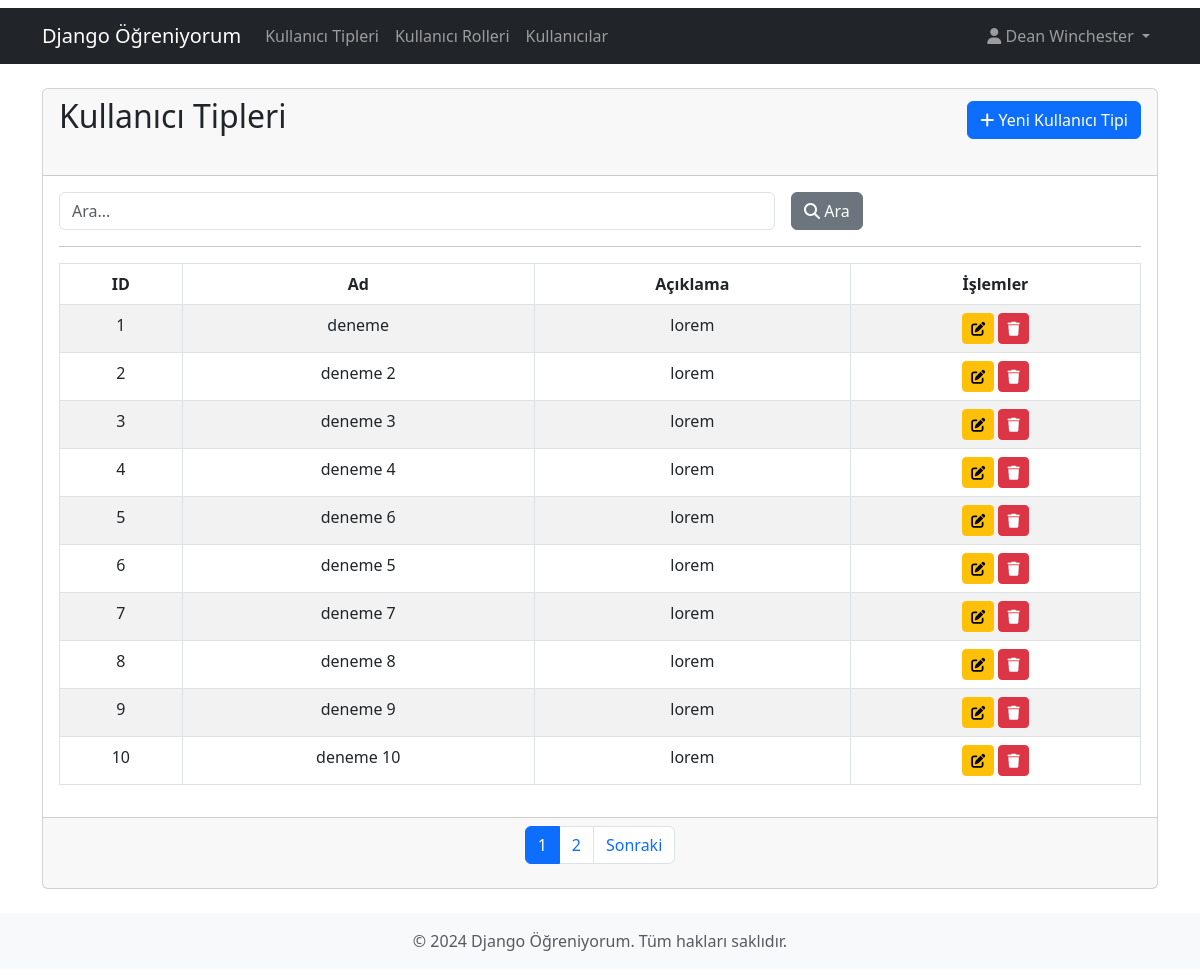
The app's page /user-types/ (signed in) with its own data.
### mysite/models.py (models this page shows, shortened)
class BaseModel(models.Model):
    created_at = models.DateTimeField(auto_now_add=True)
    updated_at = models.DateTimeField(auto_now=True)
    class Meta:
        abstract = True

class UserType(BaseModel):
    name = models.CharField(max_length=255)
    description = models.TextField()
    class Meta:
        app_label = 'mysite'
        verbose_name = 'Kullanıcı Tipi'
        verbose_name_plural = 'Kullanıcı Tipleri'

### mysite/views.py (the view)
# urls.py: path('user-types/', views.user_type_list, name='user_type_list'),
@login_required(login_url='login')
def user_type_list(request):
    search_query = request.GET.get('search', '')
    user_types = UserType.objects.all()
    if search_query:
        user_types = user_types.filter(
            Q(name__icontains=search_query) |
            Q(description__icontains=search_query)
        )
    paginator = Paginator(user_types, 10)
    page_number = request.GET.get('page')
    page_obj = paginator.get_page(page_number)
    context = {
        'user_types': page_obj,
        'search_query': search_query
    }
    return render(request, 'user_type_list.html', context)

### mysite/templates/user_type_list.html (shortened to what this page needs)
{% extends 'base.html' %}
{% block content %}
<div class="container mt-4">
    <div class="card mb-4">
        <div class="card-header">
            <div class="d-flex justify-content-between align-items-center mb-4">
                <h2>Kullanıcı Tipleri</h2>
                <a href="{% url 'user_type_create' %}" class="btn btn-primary"><i class="fas fa-plus"></i> Yeni Kullanıcı Tipi</a>
            </div>
        </div>
        <div class="card-body">
            <form method="get" class="row g-3">
                <div class="col-md-8">
                    <input type="text" name="search" class="form-control" placeholder="Ara..." value="{{ search_query }}">
                </div>
                <div class="col-md-4">
                    <button type="submit" class="btn btn-secondary"><i class="fas fa-search"></i> Ara</button>
                </div>
            </form>
            <hr>
            <div class="table-responsive">
                <table class="table table-striped text-center table-bordered table-hover">
                    <thead>
                        <tr>
                            <th>ID</th>
                            <th>Ad</th>
                            <th>Açıklama</th>
                            <th>İşlemler</th>
                        </tr>
                    </thead>
                    <tbody>
                        {% for user_type in user_types %}
                            <tr>
                                <td>{{ user_type.id }}</td>
                                <td>{{ user_type.name }}</td>
                                <td>{{ user_type.description }}</td>
                                <td>
                                    <a href="{% url 'user_type_update' user_type.pk %}" class="btn btn-sm btn-warning"><i class="fas fa-edit"></i></a>
                                    <a href="{% url 'user_type_delete' user_type.pk %}" class="btn btn-sm btn-danger" onclick="return confirm('Emin misiniz?')"><i class="fas fa-trash"></i></a>
                                </td>
                            </tr>
                        {% empty %}
                            <tr>
                                <td colspan="4" class="text-center">Kayıt bulunamadı.</td>
                            </tr>
                        {% endfor %}
                    </tbody>
                </table>
            </div>
        </div>
        <div class="card-footer">
            {% if user_types.has_other_pages %}
            <nav aria-label="Sayfalama">
                <ul class="pagination justify-content-center">
                    {% for num in user_types.paginator.page_range %}
                        {% if user_types.number == num %}
                            <li class="page-item active">
                                <span class="page-link">{{ num }}</span>
                            </li>
                        {% else %}
                            <li class="page-item">
                                <a class="page-link" href="?page={{ num }}{% if search_query %}&search={{ search_query }}{% endif %}">{{ num }}</a>
                            </li>
                        {% endif %}
                    {% endfor %}
                    {% if user_types.has_next %}
                        <li class="page-item">
                            <a class="page-link" href="?page={{ user_types.next_page_number }}{% if search_query %}&search={{ search_query }}{% endif %}">Sonraki</a>
                        </li>
                    {% endif %}
                </ul>
            </nav>
        {% endif %}
        </div>
    </div>
</div>
{% endblock %}

### mysite/templates/base.html (shortened to what this page needs)
{% load static %}
<!DOCTYPE html>
<html lang="tr">
<head>
    <link href="https://cdn.jsdelivr.net/npm/bootstrap@5.3.0/dist/css/bootstrap.min.css" rel="stylesheet">
    <link href="https://cdnjs.cloudflare.com/ajax/libs/font-awesome/6.0.0/css/all.min.css" rel="stylesheet">
    <link href="https://cdnjs.cloudflare.com/ajax/libs/toastr.js/latest/toastr.min.css" rel="stylesheet">
</head>
<body class="my-2">
    <nav class="navbar navbar-expand-lg navbar-dark bg-dark">
        <div class="container">
            <a class="navbar-brand">Django Öğreniyorum</a>
            <div class="collapse navbar-collapse" id="navbarNav">
                <ul class="navbar-nav me-auto">
                    {% if user.is_authenticated %}
                        <li class="nav-item">
                            <a class="nav-link" href="{% url 'user_type_list' %}">Kullanıcı Tipleri</a>
                        </li>
                        <li class="nav-item">
                            <a class="nav-link" href="{% url 'user_role_list' %}">Kullanıcı Rolleri</a>
                        </li>
                        <li class="nav-item">
                            <a class="nav-link" href="{% url 'profile_list' %}">Kullanıcılar</a>
                        </li>
                    {% endif %}
                </ul>
                <ul class="navbar-nav">
                    {% if user.is_authenticated %}
                        <li class="nav-item dropdown">
                            <a class="nav-link dropdown-toggle" href="#" id="navbarDropdown" role="button" data-bs-toggle="dropdown">
                                <i class="fas fa-user"></i> {{ user.get_full_name|default:user.username }}
                            </a>
                        </li>
                    {% endif %}
                </ul>
            </div>
        </div>
    </nav>
    {% block content %}
    {% endblock %}
    <footer class="footer mt-auto py-3 bg-light">
        <div class="container text-center">
            <span class="text-muted">© 2024 Django Öğreniyorum. Tüm hakları saklıdır.</span>
        </div>
    </footer>
</body>
</html>

### records on screen
UserType: id "1", name "deneme", description "lorem"
UserType: id "2", name "deneme 2", description "lorem"
UserType: id "3", name "deneme 3", description "lorem"
UserType: id "4", name "deneme 4", description "lorem"
UserType: id "5", name "deneme 6", description "lorem"
UserType: id "6", name "deneme 5", description "lorem"
UserType: id "7", name "deneme 7", description "lorem"
UserType: id "8", name "deneme 8", description "lorem"
UserType: id "9", name "deneme 9", description "lorem"
UserType: id "10", name "deneme 10", description "lorem"

### other values on screen
{{ user.get_full_name|default:user.username }} "Dean Winchester"
{{ num }} "1"
{{ num }} "2"
